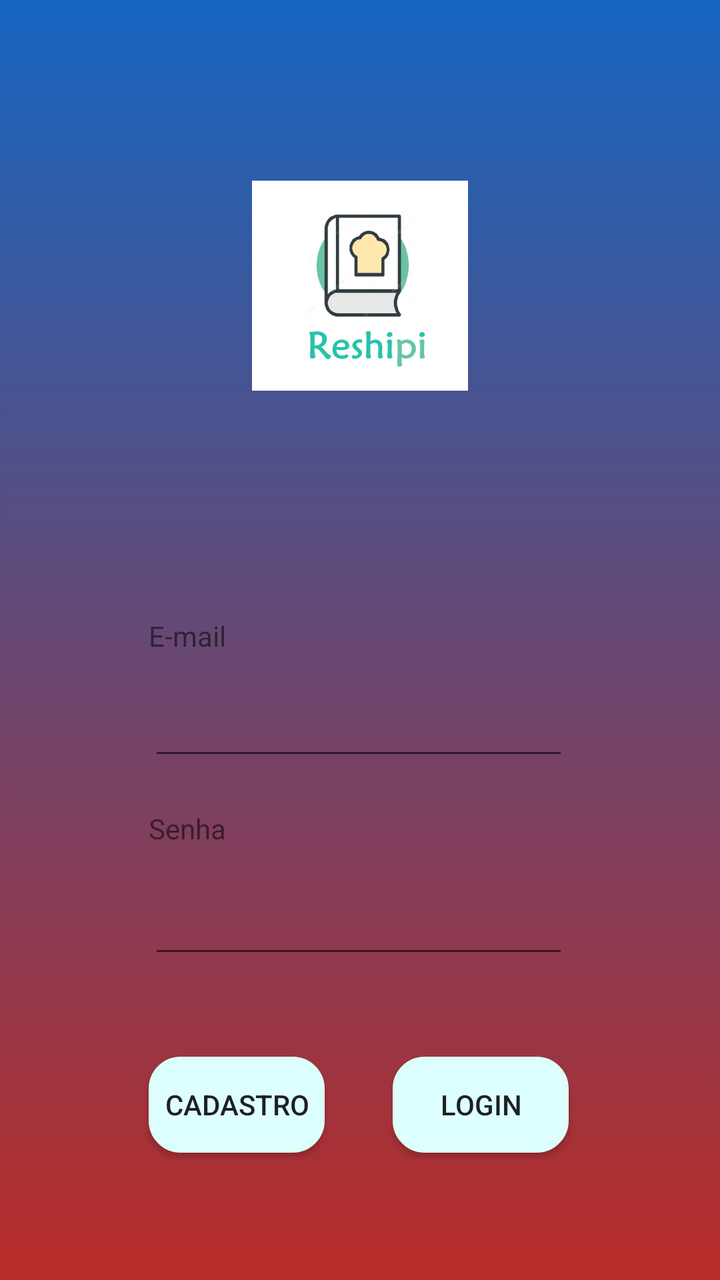
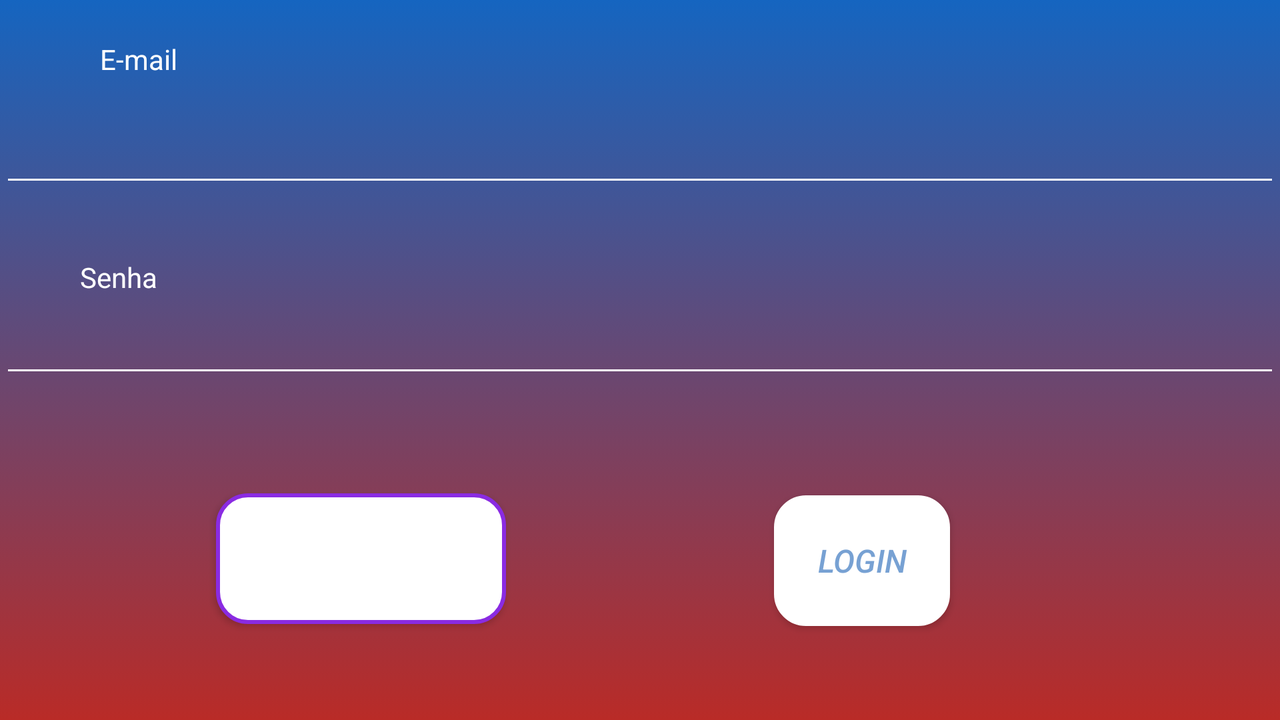

One screen, two layout resources from the same app: the default and the author's alternative for another configuration. Each is rendered where Android would select it; the XML of both is given below.
<!-- AndroidManifest.xml: application theme AppTheme -->
<!-- res/layout/loginscreen.xml -->
<?xml version="1.0" encoding="utf-8"?>
<android.support.constraint.ConstraintLayout
    xmlns:android="http://schemas.android.com/apk/res/android"
    xmlns:app="http://schemas.android.com/apk/res-auto"
    xmlns:tools="http://schemas.android.com/tools"
    android:layout_width="match_parent"
    android:background="@drawable/gradient_background"
    android:layout_height="match_parent">

    <EditText
        android:id="@+id/editText4"
        android:layout_width="wrap_content"
        android:layout_height="wrap_content"
        android:layout_marginStart="8dp"
        android:layout_marginLeft="8dp"
        android:layout_marginTop="8dp"
        android:layout_marginEnd="8dp"
        android:layout_marginRight="8dp"
        android:layout_marginBottom="48dp"
        android:ems="10"
        android:inputType="textEmailAddress"
        app:layout_constraintBottom_toTopOf="@+id/editText2"
        app:layout_constraintEnd_toEndOf="parent"
        app:layout_constraintHorizontal_bias="0.496"
        app:layout_constraintStart_toStartOf="parent"
        app:layout_constraintTop_toTopOf="parent"
        app:layout_constraintVertical_bias="0.972" />

    <EditText
        android:id="@+id/editText2"
        android:layout_width="wrap_content"
        android:layout_height="wrap_content"
        android:layout_marginBottom="156dp"
        android:ems="10"
        android:inputType="textPassword"
        app:layout_constraintBottom_toBottomOf="parent"
        app:layout_constraintEnd_toEndOf="@+id/editText4"
        app:layout_constraintHorizontal_bias="0.0"
        app:layout_constraintStart_toStartOf="@+id/editText4" />

    <Button
        android:id="@+id/buttonlogin"
        android:layout_width="wrap_content"
        android:layout_height="wrap_content"
        android:layout_marginTop="8dp"
        android:layout_marginBottom="8dp"
        android:background="@drawable/rounded_button"
        android:text="Login"
        app:layout_constraintBottom_toBottomOf="parent"
        app:layout_constraintEnd_toEndOf="@+id/editText4"
        app:layout_constraintHorizontal_bias="1.0"
        app:layout_constraintStart_toStartOf="@+id/editText4"
        app:layout_constraintTop_toBottomOf="@+id/editText2"
        app:layout_constraintVertical_bias="0.395" />

    <Button
        android:id="@+id/button4"
        android:layout_width="wrap_content"
        android:layout_height="wrap_content"
        android:layout_marginTop="8dp"
        android:layout_marginBottom="8dp"
        android:background="@drawable/rounded_button"
        android:text="Cadastro"
        app:layout_constraintBottom_toBottomOf="parent"
        app:layout_constraintEnd_toEndOf="@+id/editText4"
        app:layout_constraintHorizontal_bias="0.0"
        app:layout_constraintStart_toStartOf="@+id/editText4"
        app:layout_constraintTop_toBottomOf="@+id/editText2"
        app:layout_constraintVertical_bias="0.395" />

    <TextView
        android:id="@+id/textView2"
        android:layout_width="wrap_content"
        android:layout_height="wrap_content"
        android:layout_marginTop="8dp"
        android:layout_marginBottom="8dp"
        android:text="E-mail"
        app:layout_constraintBottom_toTopOf="@+id/editText4"
        app:layout_constraintEnd_toEndOf="@+id/editText4"
        app:layout_constraintHorizontal_bias="0.0"
        app:layout_constraintStart_toStartOf="@+id/editText4"
        app:layout_constraintTop_toTopOf="parent"
        app:layout_constraintVertical_bias="0.973" />

    <TextView
        android:id="@+id/textView3"
        android:layout_width="wrap_content"
        android:layout_height="wrap_content"
        android:layout_marginTop="8dp"
        android:layout_marginBottom="8dp"
        android:text="Senha"
        app:layout_constraintBottom_toBottomOf="@+id/editText2"
        app:layout_constraintEnd_toEndOf="@+id/editText2"
        app:layout_constraintHorizontal_bias="0.0"
        app:layout_constraintStart_toStartOf="@+id/editText2"
        app:layout_constraintTop_toBottomOf="@+id/editText4"
        app:layout_constraintVertical_bias="0.181" />

    <ImageView
        android:id="@+id/imageView2"
        android:layout_width="wrap_content"
        android:layout_height="wrap_content"
        android:layout_marginStart="8dp"
        android:layout_marginLeft="8dp"
        android:layout_marginTop="8dp"
        android:layout_marginEnd="8dp"
        android:layout_marginRight="8dp"
        android:layout_marginBottom="8dp"
        app:layout_constraintBottom_toTopOf="@+id/editText4"
        app:layout_constraintEnd_toEndOf="parent"
        app:layout_constraintStart_toStartOf="parent"
        app:layout_constraintTop_toTopOf="parent"
        app:layout_constraintVertical_bias="0.368"
        app:srcCompat="@mipmap/ic_launcher_foreground" />

</android.support.constraint.ConstraintLayout>
<!-- resources referenced by this layout -->
<resources>
  <!-- drawable gradient_background (drawable) -->
  <?xml version="1.0" encoding="utf-8"?>
  <selector xmlns:android="http://schemas.android.com/apk/res/android">
  
      <item>
          <shape>
              <gradient
                  android:angle="90"
                  android:startColor="#b92b27"
                  android:endColor="#1565C0"
                  android:type="linear"/>
          </shape>
  
      </item>
  
  </selector>
  <!-- drawable rounded_button (drawable) -->
  <?xml version="1.0" encoding="utf-8"?>
  <selector xmlns:android="http://schemas.android.com/apk/res/android">
      <item>
          <shape android:shape="rectangle">
              <solid android:color="#deffff"/>
              <stroke android:color="#dcfff7" android:width="2dp" />
              
              <corners android:radius="15dp" />
          </shape>
      </item>
  </selector>
  <!-- mipmap ic_launcher_foreground: png bitmap (mipmap-hdpi, 7881 bytes) -->
  <style name="AppTheme" parent="Theme.AppCompat.Light.NoActionBar">
          
          <item name="colorPrimary">@color/colorPrimary</item>
          <item name="colorPrimaryDark">@color/colorPrimaryDark</item>
          <item name="colorAccent">@color/colorAccent</item>
      </style>
</resources>
<!-- res/layout-land/loginscreen.xml (the author's variant of the layout above) -->
<!-- drawn on the phone turned sideways -->
<?xml version="1.0" encoding="utf-8"?>
<RelativeLayout xmlns:android="http://schemas.android.com/apk/res/android"
    android:layout_width="match_parent" android:layout_height="match_parent"
    android:background="@drawable/gradient_background">

    <TextView
        android:id="@+id/textViewSenha"
        android:layout_width="wrap_content"
        android:layout_height="wrap_content"
        android:layout_alignParentStart="true"
        android:layout_alignParentLeft="true"
        android:layout_alignParentTop="true"
        android:layout_alignParentEnd="true"
        android:layout_alignParentRight="true"
        android:layout_marginStart="40dp"
        android:layout_marginLeft="40dp"
        android:layout_marginTop="129dp"
        android:layout_marginEnd="447dp"
        android:layout_marginRight="447dp"
        android:text="@string/tvSenhaLogin"
        android:textColor="#ffffff" />

    <TextView
        android:id="@+id/textviewEmail"
        android:layout_width="wrap_content"
        android:layout_height="wrap_content"
        android:layout_alignParentStart="true"
        android:layout_alignParentLeft="true"
        android:layout_alignParentTop="true"
        android:layout_alignParentEnd="true"
        android:layout_alignParentRight="true"
        android:layout_marginStart="50dp"
        android:layout_marginLeft="50dp"
        android:layout_marginTop="20dp"
        android:layout_marginEnd="446dp"
        android:layout_marginRight="446dp"
        android:text="@string/tvEmailLogin"
        android:textColor="#ffffff" />


    <EditText

        android:id="@+id/editTextEmail"
        android:layout_width="match_parent"
        android:layout_height="wrap_content"
        android:layout_alignParentTop="true"
        android:layout_alignParentEnd="true"
        android:layout_alignParentRight="true"
        android:layout_marginTop="52dp"
        android:layout_marginEnd="0dp"
        android:layout_marginRight="0dp"
        android:autofillHints=""
        android:backgroundTint="#ffffff"
        android:inputType="textEmailAddress"
        android:textAppearance="?android:attr/textAppearanceLarge" />

    <EditText
        android:id="@+id/editTextSenha"
        android:layout_width="match_parent"
        android:layout_height="wrap_content"
        android:layout_below="@id/editTextEmail"
        android:layout_alignParentStart="true"
        android:layout_alignParentLeft="true"
        android:layout_alignParentEnd="true"
        android:layout_alignParentRight="true"
        android:layout_marginStart="0dp"
        android:layout_marginLeft="0dp"
        android:layout_marginTop="49dp"
        android:layout_marginEnd="0dp"
        android:layout_marginRight="0dp"
        android:backgroundTint="#ffffff"
        android:inputType="textPassword"
        android:textAppearance="?android:attr/textAppearanceLarge" />


    <Button
        android:id="@+id/buttoncadastro"
        android:layout_width="wrap_content"
        android:layout_height="wrap_content"
        android:layout_below="@+id/editTextSenha"
        android:layout_alignParentStart="true"
        android:layout_alignParentLeft="true"
        android:layout_alignParentEnd="true"
        android:layout_alignParentRight="true"
        android:layout_alignParentBottom="true"
        android:layout_marginStart="108dp"
        android:layout_marginLeft="108dp"
        android:layout_marginTop="53dp"
        android:layout_marginEnd="387dp"
        android:layout_marginRight="387dp"
        android:layout_marginBottom="48dp"
        android:background="@drawable/my_button_bg"
        android:text="@string/btnCadastro"
        android:textColor="#ffffff"
        android:textSize="16sp"
        android:textStyle="italic" />

    <Button
        android:layout_width="wrap_content"
        android:layout_height="wrap_content"
        android:layout_below="@+id/editTextSenha"
        android:layout_alignParentStart="true"
        android:layout_alignParentLeft="true"
        android:layout_alignParentBottom="true"
        android:layout_marginStart="387dp"
        android:layout_marginLeft="387dp"
        android:layout_marginTop="54dp"
        android:layout_marginBottom="47dp"
        android:background="@drawable/rounded_button"
        android:backgroundTint="#ffffff"
        android:text="@string/btnLogin"
        android:textColor="#77a1d3"
        android:textSize="16sp"
        android:textStyle="italic" />


</RelativeLayout>
<!-- resources referenced by the variant -->
<!-- as the phone turned sideways resolves them -->
<resources>
  <!-- drawable gradient_background (drawable) -->
  <?xml version="1.0" encoding="utf-8"?>
  <selector xmlns:android="http://schemas.android.com/apk/res/android">
  
      <item>
          <shape>
              <gradient
                  android:angle="90"
                  android:startColor="#b92b27"
                  android:endColor="#1565C0"
                  android:type="linear"/>
          </shape>
  
      </item>
  
  </selector>
  <!-- drawable my_button_bg (drawable) -->
  <?xml version="1.0" encoding="utf-8"?>
  <selector xmlns:android="http://schemas.android.com/apk/res/android">
      <item>
          <shape android:shape="rectangle">
              <solid android:color="#ffffff"/>
              <stroke android:color="#8A2BE2" android:width="2dp" />
              
              <corners android:radius="15dp" />
          </shape>
      </item>
  </selector>
  <!-- drawable rounded_button (drawable) -->
  <?xml version="1.0" encoding="utf-8"?>
  <selector xmlns:android="http://schemas.android.com/apk/res/android">
      <item>
          <shape android:shape="rectangle">
              <solid android:color="#deffff"/>
              <stroke android:color="#dcfff7" android:width="2dp" />
              
              <corners android:radius="15dp" />
          </shape>
      </item>
  </selector>
  <string name="btnCadastro">Cadastro</string>
  <string name="btnLogin">Login</string>
  <string name="tvEmailLogin">E-mail</string>
  <string name="tvSenhaLogin">Senha</string>
  <style name="AppTheme" parent="Theme.AppCompat.Light.NoActionBar">
          
          <item name="colorPrimary">@color/colorPrimary</item>
          <item name="colorPrimaryDark">@color/colorPrimaryDark</item>
          <item name="colorAccent">@color/colorAccent</item>
      </style>
</resources>
